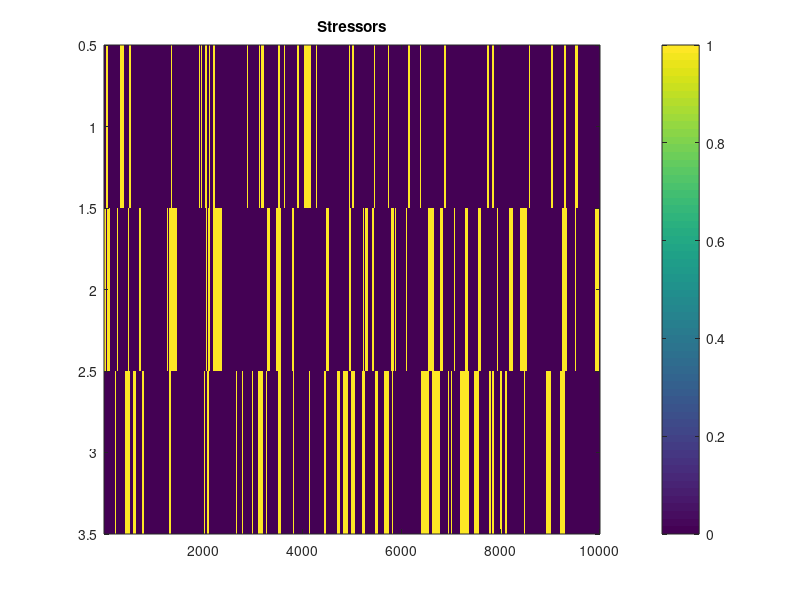

MATLAB code to generate this figure:

% Parameters
K = 1e3; % Carrying capacity
T = 10000; % Length of simulation
n = 3; % Number of different cassettes
k = 3; % Size of the integron
nStressors = 3; % Number of different stressors

% Intialisation
% Initialise the cell array (seed an initial population)
N0 = 100; % Initial number of cells
currPopArr(K).x = -1;
newPopArr(K).x = -1;

for cellId = 1:N0
    currPopArr(cellId).FunctIntegrase = binornd(1,0.5); % Choose if the bacterium has a functional integrase (0 = no; 1 = Yes)
    currPopArr(cellId).Gentotype = 1:n;
end

% 2) Generate sequence of stressors
StressArr = zeros(T, nStressors);
StressArr(:,1) = 0; % Stressor 1 on constantly


sigma_m = 0.2; % average fraction of time that a stressor is present
sigma_v = 0.01; % average rate of switches between presence and absence
M = sigma_v / 2 * [1 - (1/(1-sigma_m)),1/(1-sigma_m);1/sigma_m, 1 - 1/sigma_m]; % transition matrix
lam = zeros(1,3); % initialise rates at which stressors change
lam_prob = zeros(1,3); % probabilities that 1 of the three stressors change




for t = 1 :T
    
    % Stressors, run each chain independently
    
    for i = 1:3
       r = rand(1); 
               if StressArr(t,i) == 0
                  lam(i) = M(1,2);
               else
                  lam(i) = M(2,1); 
               end
               
               if r<lam(i)
                   StressArr(t+1,i) = mod(StressArr(t,i)+1,2); % stressor changes if probability is greater than a random number
               else
                   StressArr(t+1,i) = StressArr(t,i); % stressor remains the same
               end
    end
    
  


    % Death check
    
    % Mutation 
    
    % Reshuffle
    
    % Replication
    
    % Collect reporters
    
    % Other stuff
    
end

% Visualise and analyse results

% visualise stressors
figure(1)
clf
%subplot(8+1,2,[1 2])
imagesc(StressArr')
colorbar
title('Stressors')
